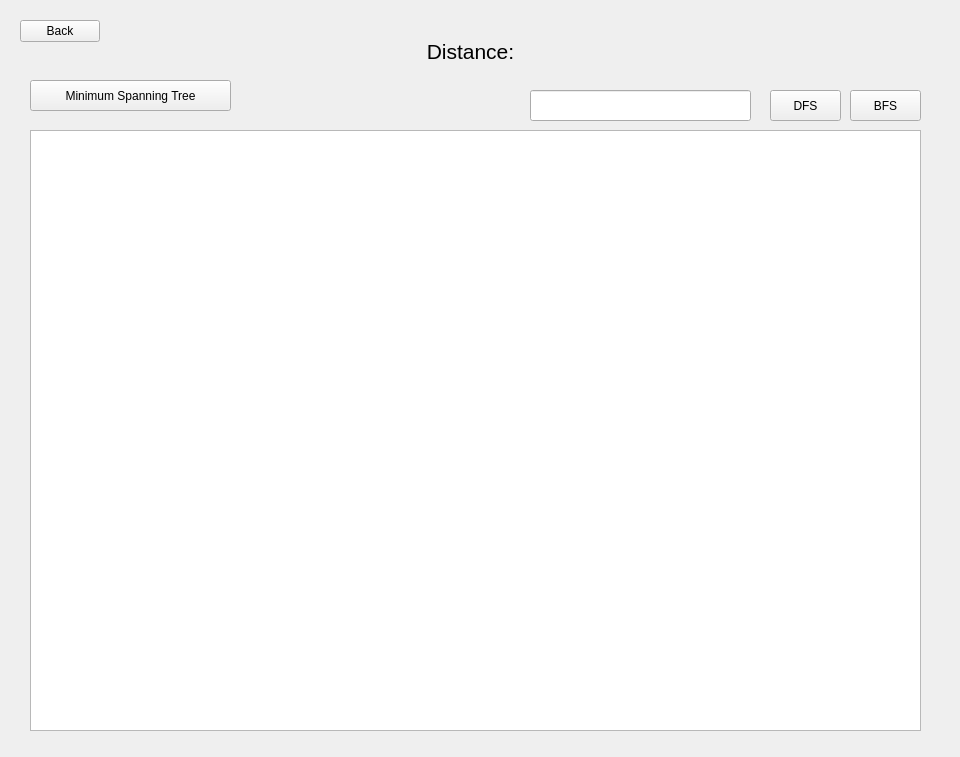
<?xml version="1.0" encoding="UTF-8"?>
<ui version="4.0">
 <class>AdminExtrasPopup</class>
 <widget class="QWidget" name="AdminExtrasPopup">
  <property name="geometry">
   <rect>
    <x>0</x>
    <y>0</y>
    <width>960</width>
    <height>757</height>
   </rect>
  </property>
  <property name="windowTitle">
   <string>Form</string>
  </property>
  <widget class="QPushButton" name="pushButton_back">
   <property name="geometry">
    <rect>
     <x>20</x>
     <y>20</y>
     <width>80</width>
     <height>22</height>
    </rect>
   </property>
   <property name="text">
    <string>Back</string>
   </property>
  </widget>
  <widget class="QPushButton" name="MST">
   <property name="geometry">
    <rect>
     <x>30</x>
     <y>80</y>
     <width>201</width>
     <height>31</height>
    </rect>
   </property>
   <property name="text">
    <string>Minimum Spanning Tree</string>
   </property>
  </widget>
  <widget class="QPushButton" name="DFS">
   <property name="geometry">
    <rect>
     <x>770</x>
     <y>90</y>
     <width>71</width>
     <height>31</height>
    </rect>
   </property>
   <property name="text">
    <string>DFS</string>
   </property>
  </widget>
  <widget class="QPushButton" name="BFS">
   <property name="geometry">
    <rect>
     <x>850</x>
     <y>90</y>
     <width>71</width>
     <height>31</height>
    </rect>
   </property>
   <property name="text">
    <string>BFS</string>
   </property>
  </widget>
  <widget class="QTableWidget" name="tableWidget">
   <property name="geometry">
    <rect>
     <x>30</x>
     <y>130</y>
     <width>891</width>
     <height>601</height>
    </rect>
   </property>
  </widget>
  <widget class="QLineEdit" name="lineEdit">
   <property name="geometry">
    <rect>
     <x>530</x>
     <y>90</y>
     <width>221</width>
     <height>31</height>
    </rect>
   </property>
   <property name="font">
    <font>
     <pointsize>12</pointsize>
    </font>
   </property>
  </widget>
  <widget class="QLabel" name="label_distance">
   <property name="geometry">
    <rect>
     <x>370</x>
     <y>40</y>
     <width>201</width>
     <height>23</height>
    </rect>
   </property>
   <property name="font">
    <font>
     <pointsize>16</pointsize>
    </font>
   </property>
   <property name="text">
    <string>Distance:</string>
   </property>
   <property name="alignment">
    <set>Qt::AlignCenter</set>
   </property>
  </widget>
 </widget>
 <resources/>
 <connections/>
</ui>
